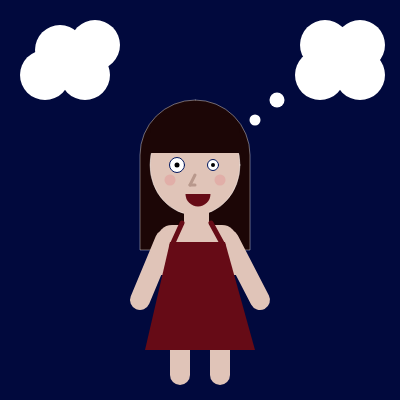
Frame 1 (no input)
Frame 60 (no input): identical to frame 1, image omitted
Frame 120 (the mouse pressed at the canvas centre since frame 60): identical to frame 1, image omitted

The p5.js sketch that drew this single still picture (run headless with seeded random() and noise() and a simulated clock; from frame 60 on, the mouse is pressed at the canvas centre):

// p5.js sketch
// ── sketch.js
function setup() {
  createCanvas(400, 400);
  angleMode(DEGREES);
}

function draw() {
  background(1, 9, 61);
  
  // dark hair
  fill(28, 6, 6);
  stroke(255, 255, 255)
  strokeWeight(0.4);
  rect(140,100,110,150,55,55,0,0);
  
  // face
  fill(224, 196, 184);
  ellipse(195, 165, 90, 100);
  
  // my bangs
  fill(28, 6, 6);
  noStroke()
  rect(150,114,90,39,250,250,0,0);
  
  // eyes
  fill(255);
  stroke(1, 22, 92)
  strokeWeight(1);
  ellipse(177, 165, 15, 15);
  ellipse(213, 165, 11, 11);
  
  fill(0);
  noStroke()
  ellipse(177, 165, 5, 5);
  ellipse(213, 165, 4, 4);
  
  // nose
  stroke(184, 152, 140);
  strokeWeight(3);
  line(195,175,190,185)
  line(190,185,195,185)
  
  //blush
  fill(232,86,104,50);
  noStroke()
  ellipse(170, 180, 11, 11);
  ellipse(220, 180, 11, 11);
  
  // smile
  fill(102, 11, 22);
  arc(198, 194, 25, 25, 0, 180);
  
  // neck and chest
  fill(224, 196, 184);
  rect(184,210,25,25);
  rect(157,225,80,50,15,15,0,0);
  
  // arms & legs
  stroke(224, 196, 184);
  strokeWeight(20);
  line(165,240,140,300)
  line(229,240,260,300)
  
  line(180,320,180,375)
  line(220,320,220,375)
  
  // dress
  noStroke();
  fill(102, 11, 22);
  quad(170, 242, 225, 242, 255, 350, 145, 350);
  stroke(102, 11, 22);
  strokeWeight(5);
  line(172, 245,182,223)
  line(223, 245,211,223)
  
  // clouds
  noStroke();
  fill(255)
  ellipse(85, 75, 50, 50);
  ellipse(60, 50, 50, 50);
  ellipse(45, 75, 50, 50);
  ellipse(95, 45, 50, 50);
  
  ellipse(360, 75, 50, 50);
  ellipse(360, 45, 50, 50);
  ellipse(320, 75, 50, 50);
  ellipse(325, 45, 50, 50);
  
  ellipse(277, 100, 15, 15);
  ellipse(255, 120, 11, 11);
 
}
